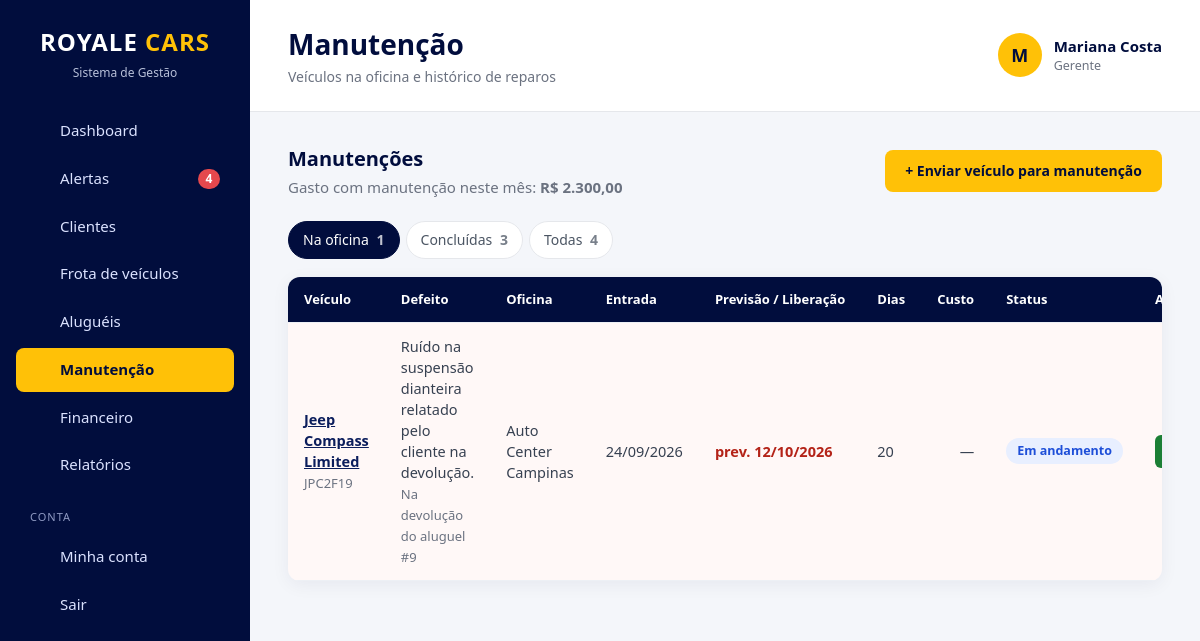
The page /manutencoes/index.php (signed in) on the database its author committed.
### tables this page shows
CREATE TABLE `usuario_permissoes` (
    `usuario_id` INT         NOT NULL,
    `permissao`  VARCHAR(50) NOT NULL,

    PRIMARY KEY (`usuario_id`, `permissao`),

    CONSTRAINT `fk_permissoes_usuario`
        FOREIGN KEY (`usuario_id`) REFERENCES `usuarios` (`id`)
        ON DELETE CASCADE
);

CREATE TABLE `usuarios` (
    `id`            INT          NOT NULL AUTO_INCREMENT,
    `nome`          VARCHAR(100) NOT NULL,
    `email`         VARCHAR(150) NOT NULL,
    `senha`         VARCHAR(255) NOT NULL,
    `cargo`         ENUM('chefe','gerente','funcionario') NOT NULL DEFAULT 'funcionario',
    `ativo`         TINYINT(1)   NOT NULL DEFAULT 1,
    `trocar_senha`  TINYINT(1)   NOT NULL DEFAULT 0,
    `ultimo_acesso` DATETIME     NULL,
    `criado_em`     TIMESTAMP    NOT NULL DEFAULT CURRENT_TIMESTAMP,
    `atualizado_em` TIMESTAMP    NULL ON UPDATE CURRENT_TIMESTAMP,

    PRIMARY KEY (`id`),
    UNIQUE KEY `uk_usuarios_email` (`email`),

    CONSTRAINT `ck_usuarios_nome`  CHECK (CHAR_LENGTH(TRIM(`nome`)) >= 3),
    CONSTRAINT `ck_usuarios_email` CHECK (`email` LIKE '_%@_%._%'),
    CONSTRAINT `ck_usuarios_ativo` CHECK (`ativo` IN (0, 1))
);

CREATE TABLE `manutencoes` (
    `id`                 INT           NOT NULL AUTO_INCREMENT,
    `veiculo_id`         INT           NOT NULL,
    `locacao_id`         INT           NULL,
    `defeito`            TEXT          NOT NULL,
    `oficina`            VARCHAR(150)  NULL,
    `data_entrada`       DATE          NOT NULL,
    `previsao_liberacao` DATE          NULL,
    `data_liberacao`     DATE          NULL,
    `servico_realizado`  TEXT          NULL,
    `custo`              DECIMAL(10,2) NULL,
    `status`             ENUM('Em andamento','Concluída') NOT NULL DEFAULT 'Em andamento',
    `usuario_id`         INT           NULL,
    `concluido_por`      INT           NULL,
    `criado_em`          TIMESTAMP     NOT NULL DEFAULT CURRENT_TIMESTAMP,

    PRIMARY KEY (`id`),
    KEY `idx_manutencoes_status` (`status`),

    CONSTRAINT `fk_manutencoes_veiculo`
        FOREIGN KEY (`veiculo_id`) REFERENCES `veiculos` (`id`),
    CONSTRAINT `fk_manutencoes_locacao`
        FOREIGN KEY (`locacao_id`) REFERENCES `locacoes` (`id`) ON DELETE SET NULL,
    CONSTRAINT `fk_manutencoes_usuario`
        FOREIGN KEY (`usuario_id`) REFERENCES `usuarios` (`id`) ON DELETE SET NULL,
    CONSTRAINT `fk_manutencoes_concluido_por`
        FOREIGN KEY (`concluido_por`) REFERENCES `usuarios` (`id`) ON DELETE SET NULL,

    CONSTRAINT `ck_manutencoes_custo`
        CHECK (`custo` IS NULL OR `custo` >= 0),
    CONSTRAINT `ck_manutencoes_liberacao`
        CHECK (`data_liberacao` IS NULL OR `data_liberacao` >= `data_entrada`),
    CONSTRAINT `ck_manutencoes_previsao`
        CHECK (`previsao_liberacao` IS NULL OR `previsao_liberacao` >= `data_entrada`)
);

CREATE TABLE `veiculos` (
    `id`            INT           NOT NULL AUTO_INCREMENT,
    `marca`         VARCHAR(100)  NOT NULL,
    `modelo`        VARCHAR(100)  NOT NULL,
    `ano`           SMALLINT      NOT NULL,
    `placa`         VARCHAR(7)    NOT NULL,
    `chassi`        CHAR(17)      NOT NULL,
    `valor_diaria`  DECIMAL(10,2) NOT NULL,
    `imagem`        VARCHAR(255)  NULL,
    `status`        ENUM('Disponível','Alugado','Em manutenção') NOT NULL DEFAULT 'Disponível',
    `arquivado`     TINYINT(1)    NOT NULL DEFAULT 0,
    `arquivado_em`  DATETIME      NULL,
    `criado_em`     TIMESTAMP     NOT NULL DEFAULT CURRENT_TIMESTAMP,
    `atualizado_em` TIMESTAMP     NULL ON UPDATE CURRENT_TIMESTAMP,

    PRIMARY KEY (`id`),
    UNIQUE KEY `uk_veiculos_placa`  (`placa`),
    UNIQUE KEY `uk_veiculos_chassi` (`chassi`),
    KEY `idx_veiculos_status` (`status`, `arquivado`),

    CONSTRAINT `ck_veiculos_placa`
        CHECK (`placa` REGEXP '^[A-Z]{3}[0-9][A-Z0-9][0-9]{2}$'),
    CONSTRAINT `ck_veiculos_chassi`
        CHECK (`chassi` REGEXP '^[A-HJ-NPR-Z0-9]{17}$'),
    CONSTRAINT `ck_veiculos_ano`
        CHECK (`ano` BETWEEN 1950 AND 2100),
    CONSTRAINT `ck_veiculos_diaria`
        CHECK (`valor_diaria` > 0),
    CONSTRAINT `ck_veiculos_arquivado`
        CHECK (`arquivado` IN (0, 1))
);

### manutencoes/index.php (the view, shortened to what the rows shown need)
<?php
exigir_permissao('manutencoes');
$abas = [
    'andamento'  => ['texto' => 'Na oficina', 'sql' => "m.status = 'Em andamento'"],
    'concluidas' => ['texto' => 'Concluídas', 'sql' => "m.status = 'Concluída'"],
    'todas'      => ['texto' => 'Todas',      'sql' => '1 = 1'],
];
$aba = $_GET['aba'] ?? 'andamento';
$manutencoes = db_todos(
    "SELECT m.*, v.marca, v.modelo, v.placa, u.nome AS aberto_por,
            DATEDIFF(COALESCE(m.data_liberacao, CURDATE()), m.data_entrada) AS dias_parado
     FROM manutencoes m
     JOIN veiculos v ON v.id = m.veiculo_id
     LEFT JOIN usuarios u ON u.id = m.usuario_id
     WHERE {$abas[$aba]['sql']}
     ORDER BY m.status = 'Concluída', m.data_entrada DESC"
);
$titulo = 'Manutenção';
$menu = 'manutencoes';
require RAIZ . '/includes/cabecalho.php';
?>
<div class="page-header">
    <div>
        <h2>Manutenções</h2>
    </div>
</div>
<div class="table-container">
    <table>
        <thead>
            <tr>
                <th>Veículo</th>
                <th>Defeito</th>
                <th>Oficina</th>
                <th>Entrada</th>
                <th>Previsão / Liberação</th>
                <th>Dias</th>
                <th class="numero">Custo</th>
                <th>Status</th>
                <th>Ações</th>
            </tr>
        </thead>
        <tbody>
            <?php foreach ($manutencoes as $m): ?>
                <?php $previsaoVencida = $m['status'] === 'Em andamento' && $m['previsao_liberacao'] && $m['previsao_liberacao'] < date('Y-m-d'); ?>
                <tr class="<?= $previsaoVencida ? 'linha-alerta' : '' ?>">
                    <td>
                        <a href="<?= e(url('veiculos/ver.php?id=' . $m['veiculo_id'])) ?>"><strong><?= e(nome_veiculo($m)) ?></strong></a><br>
                        <span class="texto-fraco"><?= e(formatar_placa($m['placa'])) ?></span>
                    </td>
                    <td>
                        <?= e($m['defeito']) ?>
                        <?php if ($m['locacao_id']): ?>
                            <br><small class="texto-fraco">Na devolução do aluguel #<?= (int) $m['locacao_id'] ?></small>
                        <?php endif; ?>
                    </td>
                    <td><?= e($m['oficina'] ?? '—') ?></td>
                    <td><?= data_br($m['data_entrada']) ?></td>
                    <td>
                        <?php if ($m['status'] === 'Concluída'): ?>
                            <?= data_br($m['data_liberacao']) ?>
                        <?php else: ?>
                            <span class="<?= $previsaoVencida ? 'texto-vermelho' : '' ?>"><?= $m['previsao_liberacao'] ? 'prev. ' . data_br($m['previsao_liberacao']) : 'sem previsão' ?></span>
                        <?php endif; ?>
                    </td>
                    <td><?= (int) $m['dias_parado'] ?></td>
                    <td class="numero"><?= $m['custo'] !== null ? moeda($m['custo']) : '—' ?></td>
                    <td><?= badge_status($m['status']) ?></td>
                    <td>
                        <?php if ($m['status'] === 'Em andamento'): ?>
                            <a href="<?= e(url('manutencoes/concluir.php?id=' . $m['id'])) ?>" class="btn-small btn-success">Liberar veículo</a>
                        <?php else: ?>
                            <span class="texto-fraco">—</span>
                        <?php endif; ?>
                    </td>
                </tr>
            <?php endforeach; ?>
        </tbody>
    </table>
</div>
<?php require RAIZ . '/includes/rodape.php'; ?>

### includes/cabecalho.php (shortened to what the rows shown need)
<?php
$usuarioAtual = usuario_logado();
$menu = $menu ?? '';
$itensMenu = [
    ['chave' => 'dashboard',   'texto' => 'Dashboard',         'link' => 'dashboard.php',            'icone' => 'inicio',     'mostrar' => true],
    ['chave' => 'alertas',     'texto' => 'Alertas',           'link' => 'alertas.php',              'icone' => 'alerta',     'mostrar' => true],
    ['chave' => 'clientes',    'texto' => 'Clientes',          'link' => 'clientes/index.php',       'icone' => 'clientes',   'mostrar' => pode('clientes_ver')],
    ['chave' => 'veiculos',    'texto' => 'Frota de veículos', 'link' => 'veiculos/index.php',       'icone' => 'veiculos',   'mostrar' => pode('veiculos_ver')],
    ['chave' => 'locacoes',    'texto' => 'Aluguéis',          'link' => 'locacoes/index.php',       'icone' => 'locacoes',   'mostrar' => pode('locacoes_ver')],
    ['chave' => 'manutencoes', 'texto' => 'Manutenção',        'link' => 'manutencoes/index.php',    'icone' => 'manutencao', 'mostrar' => pode('manutencoes')],
    ['chave' => 'financeiro',  'texto' => 'Financeiro',        'link' => 'financeiro/index.php',     'icone' => 'financeiro', 'mostrar' => pode('financeiro')],
    ['chave' => 'relatorios',  'texto' => 'Relatórios',        'link' => 'relatorios/index.php',     'icone' => 'relatorios', 'mostrar' => pode('relatorios') || pode('relatorios_financeiros')],
];
?>
<!DOCTYPE html>
<html lang="pt-BR">
<head>
    <link rel="stylesheet" href="<?= e(url('css/style.css')) ?>">
</head>
<body>
<aside class="sidebar" id="sidebar">
    <div class="logo">
        <h2>ROYALE <span>CARS</span></h2>
    </div>
    <nav class="menu">
        <?php foreach ($itensMenu as $item): ?>
            <?php if ($item['mostrar']): ?>
                <a href="<?= e(url($item['link'])) ?>" class="<?= $menu === $item['chave'] ? 'active' : '' ?>">
                    <?= icone($item['icone']) ?>
                    <span><?= e($item['texto']) ?></span>
                </a>
            <?php endif; ?>
        <?php endforeach; ?>
    </nav>
</aside>
<main class="main">
    <header class="topbar">
        <div>
            <h1><?= e($titulo) ?></h1>
        </div>
        <?php if ($usuarioAtual): ?>
            <div class="usuario-topo">
                <div class="usuario-avatar"><?= e(mb_strtoupper(mb_substr($usuarioAtual['nome'], 0, 1))) ?></div>
                <div>
                    <strong><?= e($usuarioAtual['nome']) ?></strong>
                    <small><?= e(CARGOS[$usuarioAtual['cargo']] ?? '') ?></small>
                </div>
            </div>
        <?php endif; ?>
    </header>
    <section class="content">

### includes/funcoes.php (shortened to what the rows shown need)
<?php
function db_consulta(string $sql, array $parametros = []): mysqli_stmt
{
    global $conexao;
    $stmt = $conexao->prepare($sql);
    if ($parametros) {
        $tipos = '';
        foreach ($parametros as $i => $valor) {
            if (is_bool($valor)) {
                $parametros[$i] = (int) $valor;
                $tipos .= 'i';
            } elseif (is_int($valor)) {
                $tipos .= 'i';
            } elseif (is_float($valor)) {
                $tipos .= 'd';
            } else {
                $tipos .= 's';
            }
        }
        $stmt->bind_param($tipos, ...$parametros);
    }
    $stmt->execute();
    return $stmt;
}
function db_todos(string $sql, array $parametros = []): array
{
    $resultado = db_consulta($sql, $parametros)->get_result();
    return $resultado ? $resultado->fetch_all(MYSQLI_ASSOC) : [];
}
function db_linha(string $sql, array $parametros = []): ?array
{
    $resultado = db_consulta($sql, $parametros)->get_result();
    $linha = $resultado ? $resultado->fetch_assoc() : null;
    return $linha ?: null;
}
function url(string $caminho = ''): string
{
    return BASE_URL . '/' . ltrim($caminho, '/');
}
function e($texto): string
{
    return htmlspecialchars((string) $texto, ENT_QUOTES, 'UTF-8');
}
function data_br(?string $data): string
{
    return $data ? date('d/m/Y', strtotime($data)) : '—';
}
function formatar_placa(?string $placa): string
{
    $placa = (string) $placa;
    return preg_match('/^[A-Z]{3}\d{4}$/', $placa)
        ? substr($placa, 0, 3) . '-' . substr($placa, 3)
        : $placa;
}
function nome_veiculo(array $v): string
{
    return trim(($v['marca'] ?? '') . ' ' . ($v['modelo'] ?? ''));
}
function badge_status(string $status): string
{
    $classes = [
        'Disponível'    => 'status-verde',
        'Finalizada'    => 'status-verde',
        'Concluída'     => 'status-verde',
        'Ativo'         => 'status-verde',
        'Alugado'       => 'status-azul',
        'Em andamento'  => 'status-azul',
        'Em manutenção' => 'status-laranja',
        'Atrasada'      => 'status-vermelho',
        'Cancelada'     => 'status-cinza',
        'Inativo'       => 'status-cinza',
        'Arquivado'     => 'status-cinza',
    ];
    return '<span class="status ' . ($classes[$status] ?? 'status-cinza') . '">' . e($status) . '</span>';
}
function icone(string $nome): string
{
    $desenhos = [
        'inicio'     => '<path d="M3 10.5 12 3l9 7.5"/><path d="M5 9.5V21h14V9.5"/>',
        'alerta'     => '<path d="M6 8a6 6 0 0 1 12 0c0 7 3 9 3 9H3s3-2 3-9"/><path d="M10.3 21a1.94 1.94 0 0 0 3.4 0"/>',
        'clientes'   => '<circle cx="9" cy="7" r="4"/><path d="M3 21v-2a4 4 0 0 1 4-4h4a4 4 0 0 1 4 4v2"/><path d="M16 3.13a4 4 0 0 1 0 7.75"/><path d="M21 21v-2a4 4 0 0 0-3-3.85"/>',
        'veiculos'   => '<path d="M5 17H3v-5l2-5h14l2 5v5h-2"/><circle cx="7.5" cy="17" r="2"/><circle cx="16.5" cy="17" r="2"/><path d="M9.5 17h5"/><path d="M3 12h18"/>',
        'locacoes'   => '<circle cx="7.5" cy="15.5" r="4.5"/><path d="M10.7 12.3 21 2"/><path d="m16 7 3 3"/><path d="m19 4 2 2"/>',
        'manutencao' => '<path d="M14.7 6.3a1 1 0 0 0 0 1.4l1.6 1.6a1 1 0 0 0 1.4 0l3.77-3.77a6 6 0 0 1-7.94 7.94l-6.91 6.91a2.12 2.12 0 0 1-3-3l6.91-6.91a6 6 0 0 1 7.94-7.94l-3.76 3.76z"/>',
        'financeiro' => '<rect x="2" y="6" width="20" height="12" rx="2"/><circle cx="12" cy="12" r="2.5"/><path d="M6 12h.01M18 12h.01"/>',
        'relatorios' => '<path d="M3 3v18h18"/><path d="M7 16v-5"/><path d="M12 16V7"/><path d="M17 16v-3"/>',
        'admin'      => '<path d="M12 22s8-4 8-10V5l-8-3-8 3v7c0 6 8 10 8 10z"/>',
        'conta'      => '<circle cx="12" cy="8" r="4"/><path d="M4 21v-1a6 6 0 0 1 6-6h4a6 6 0 0 1 6 6v1"/>',
        'sair'       => '<path d="M9 21H5a2 2 0 0 1-2-2V5a2 2 0 0 1 2-2h4"/><path d="m16 17 5-5-5-5"/><path d="M21 12H9"/>',
    ];
    return '<svg class="icone" viewBox="0 0 24 24" fill="none" stroke="currentColor" stroke-width="2" '
         . 'stroke-linecap="round" stroke-linejoin="round" aria-hidden="true">'
         . ($desenhos[$nome] ?? '') . '</svg>';
}

### rows shown on the page
usuario_permissoes: texto "Financeiro"
usuario_permissoes: texto "Relatórios"
usuarios: nome "M", nome "Mariana Costa", cargo "Gerente"
manutencoes: veiculo.modelo "Jeep Compass Limited", veiculo.placa "JPC2F19", defeito "Ruído na suspensão dianteira relatado pelo cliente na devolução.", locacao "9", oficina "Auto Center Campinas", data_entrada "24/09/2026", previsao_liberacao "12/10/2026", dias_parado "20", status "Em andamento"

### other values the page prints
$item['texto'] "Dashboard"
$item['texto'] "Alertas"
$item['texto'] "Clientes"
$item['texto'] "Frota de veículos"
$item['texto'] "Aluguéis"
$item['texto'] "Manutenção"
$titulo "Manutenção"
$subtitulo "Veículos na oficina e histórico de reparos"
moeda($custoMes) "R$ 2.300,00"
$info['texto'] "Na oficina"
$contagem[$chave] "1"
$info['texto'] "Concluídas"
$contagem[$chave] "3"
$info['texto'] "Todas"
$contagem[$chave] "4"
